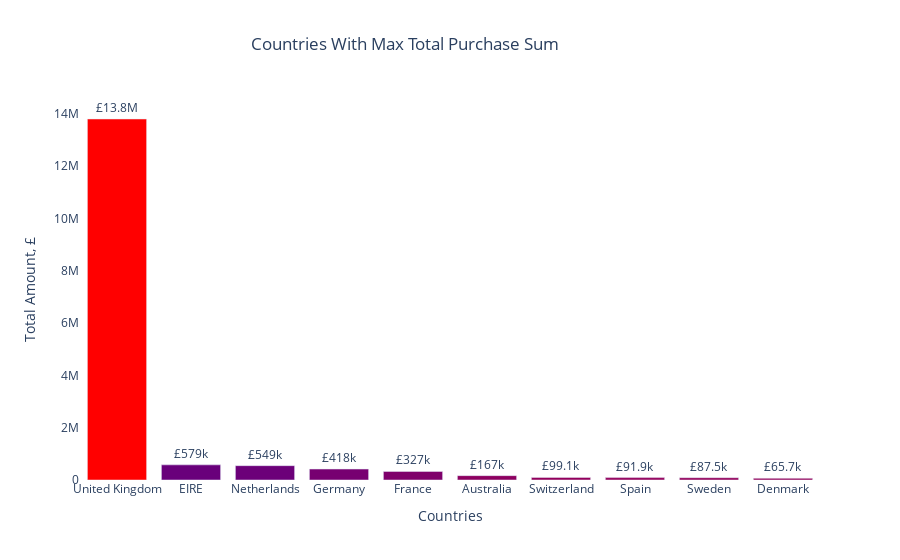

This figure's notebook cell:
### Code cell
fig = go.Figure(data=[
    go.Bar(name='Countries With Max Total Purchase Amount', 
           x=retail_countries_purchase_desc['Country'].astype(str), 
           y=retail_countries_purchase_desc['Total'],
           marker_opacity=1,
           marker={'color': retail_countries_purchase_desc['Total'],
                   'colorscale': 'Rainbow'})
    ])

fig.update_traces(texttemplate='£%{y:.3s}', textposition='outside')

fig.update_layout(title='Countries With Max Total Purchase Sum',
                  title_x=0.45,
                  xaxis_title="Countries",
                  yaxis_title="Total Amount, £",
                  plot_bgcolor='white')
fig.show()

### Figure 1 — Plotly figure (JSON) as saved in the notebook; plotly's stock layout.template omitted (floating-point values rounded to 4 significant figures)
{"data": [{"marker": {"color": [13810000.0, 578500.0, 548500.0, 418000.0, 326500.0, 167100.0, 99080.0, 91860.0, 87460.0, 65740.0], "colorscale": [[0, "rgb(150,0,90)"], [0.125, "rgb(0,0,200)"], [0.25, "rgb(0,25,255)"], [0.375, "rgb(0,152,255)"], [0.5, "rgb(44,255,150)"], [0.625, "rgb(151,255,0)"], [0.75, "rgb(255,234,0)"], [0.875, "rgb(255,111,0)"], [1, "rgb(255,0,0)"]], "opacity": 1}, "name": "Countries With Max Total Purchase Amount", "textposition": "outside", "texttemplate": "£%{y:.3s}", "type": "bar", "x": ["United Kingdom", "EIRE", "Netherlands", "Germany", "France", "Australia", "Switzerland", "Spain", "Sweden", "Denmark"], "y": [13810000.0, 578500.0, 548500.0, 418000.0, 326500.0, 167100.0, 99080.0, 91860.0, 87460.0, 65740.0]}], "layout": {"plot_bgcolor": "white", "title": {"text": "Countries With Max Total Purchase Sum", "x": 0.45}, "xaxis": {"title": {"text": "Countries"}}, "yaxis": {"title": {"text": "Total Amount, £"}}}}
